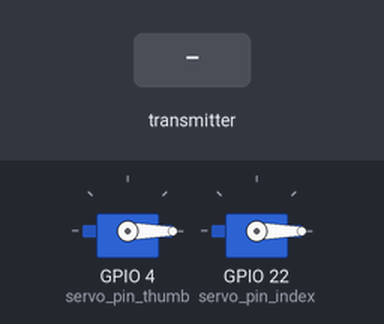
Bench run of a sketch on a simulated ESP32. Shown: 2 × servo. The test bench sets the inputs (shaded band). What the sketch prints to the serial monitor is not drawn.

Above: at 4.2 s.
4.3 s: the transmitter starts sending force_sensed_index = 2048
At 5.2 s:
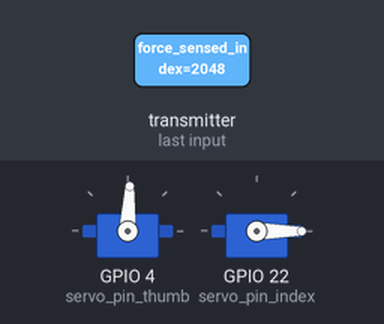
5.8 s: the transmitter starts sending force_sensed_thumb = 50
At 6.4 s:
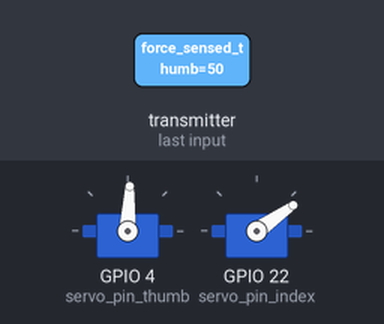
7.3 s: the transmitter starts sending force_sensed_index = 0
At 8.5 s:
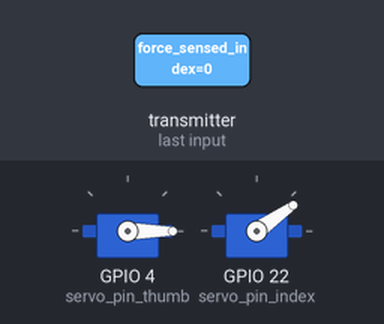
8.8 s: the transmitter starts sending force_sensed_thumb = 100
At 9.8 s:
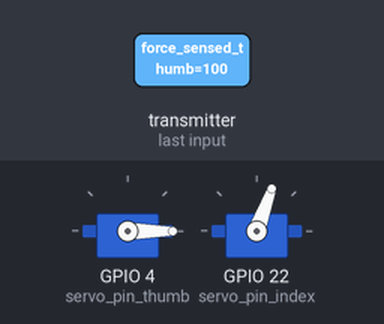
10.3 s: the transmitter starts sending force_sensed_index = 4095
At 11.0 s:
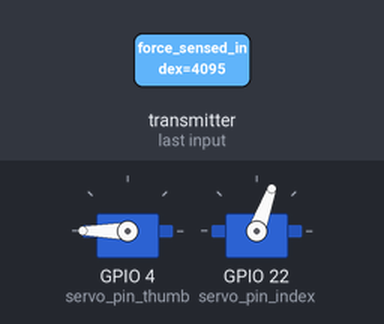
11.8 s: the transmitter starts sending force_sensed_thumb = 0
At 12.1 s:
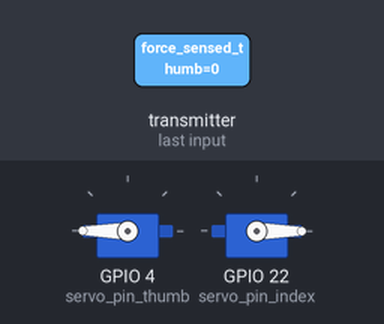
Timing chart, 0 to 14.3 s (numbered marks = the images above; inputs shaded):
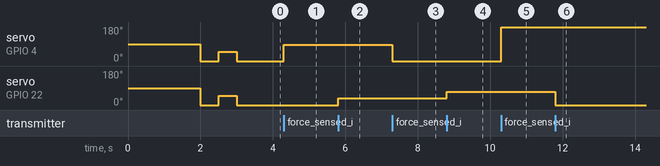

Measured:
- after the input at 4.3 s, servo on GPIO 4 (servo_pin_thumb): 0° → 87° at once
- after the input at 5.8 s, servo on GPIO 22 (servo_pin_index): 0° → 35° at once
- after the input at 7.3 s, servo on GPIO 4 (servo_pin_thumb): 87° → 0° at once
- after the input at 8.8 s, servo on GPIO 22 (servo_pin_index): 35° → 70° at once
- after the input at 10.3 s, servo on GPIO 4 (servo_pin_thumb): 0° → 180° at once
- after the input at 11.8 s, servo on GPIO 22 (servo_pin_index): 70° → 0° at once

The sketch:

TinyPICO_hand_device_2f_v1.ino
```cpp
#include <Arduino.h>
#include <WiFi.h>
#include <esp_now.h>
#include <ESP32Servo.h>

// Define struct containing force sensed data
typedef struct force_data {
  uint16_t force_sensed_index = 0;
  uint16_t force_sensed_thumb = 0;
} force_data;

// Initialize force_data struct
struct force_data forceData;

// Create servo objects
Servo servo_index;
Servo servo_thumb;

// Set servo pin number
int servo_pin_thumb = 4;
int servo_pin_index = 22;

// Define Master Mac address
uint8_t macMaster[] = {0x40, 0x22, 0xD8, 0x3C, 0x1C, 0xCC};

// Define peer info struct for first device
esp_now_peer_info_t peer1;

// Initialize other auxiliary variables
int limit = 180;
int offset_index = 0;
int offset_thumb = 0;

// Define the callback function connected to the event of receiving ESP-NOW data
void onDataReceiver(const uint8_t * mac, const uint8_t *incomingData, int len) {
  memcpy(&forceData, incomingData, sizeof(forceData));
  servo_index.write(map(forceData.force_sensed_index, 0, 255, offset_index, limit));
  servo_thumb.write(map(forceData.force_sensed_thumb, 0, 255, offset_thumb, limit));
}


void setup() {
// Start serial communication
Serial.begin(115200);

// Attach the servos to their respective pins
servo_index.attach(servo_pin_thumb);
servo_thumb.attach(servo_pin_index);

Serial.println("[INFO]: Servos atatched");
delay(2000);

// Disconnect from WiFi and erase the stored config
//esp_now_deinit();
WiFi.disconnect();

// Start up sequence
servo_index.write(0);
servo_thumb.write(0);
delay(500);
servo_index.write(50);
servo_thumb.write(50);
delay(500);
servo_index.write(0);
servo_thumb.write(0);

// Set device as a Wi-Fi Station
WiFi.mode(WIFI_STA);

// Init ESP-NOW
if (esp_now_init() != 0) {
    Serial.println("[ERROR] Failed to initialie ESP-NOW");
    return;
} else {
		Serial.println("[INFO] ESP-NOW Initialized");
}

// Set the device to act as both a sender and receiver using ESP-NOW
//esp_now_set_self_role(ESP_NOW_ROLE_COMBO);

// Set peer1's address and channel, and disable encryption
    memcpy(peer1.peer_addr, macMaster, 6);
    peer1.channel = 1;
    peer1.encrypt = 0;

// Add the MAC address of the master device as a peer for ESP-NOW communication
esp_now_add_peer(&peer1);

// We can register the receiver callback function
esp_now_register_recv_cb(onDataReceiver);

}


void loop() {
  // Do nothing, but added delay do too good practice
  delay(1);
}
```
